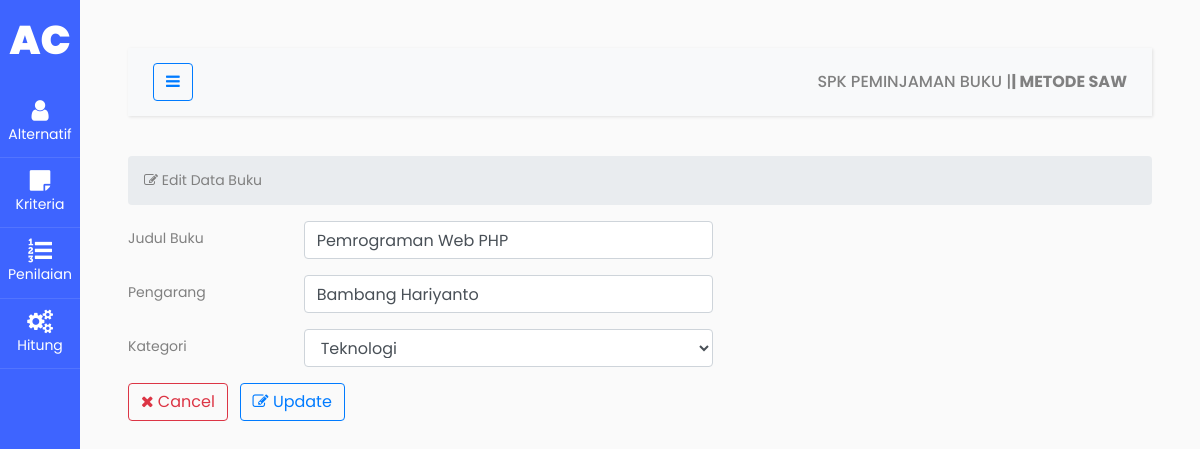
The app's page /edit_buku.php?id_buku=3 with its own data.
### tables this page shows
CREATE TABLE buku (
    id_buku INT PRIMARY KEY,
    judul_buku VARCHAR(150) NOT NULL,
    pengarang VARCHAR(100) NOT NULL,
    penerbit VARCHAR(100) NOT NULL,
    tahun_terbit YEAR NOT NULL,
    kategori VARCHAR(50) NOT NULL,
    jumlah_buku INT NOT NULL
);

### edit_buku.php (the view, shortened to what this page needs)
<!doctype html>
<html lang="en">
<?php include 'components/head.php'; ?>
<body>
<div class="wrapper d-flex align-items-stretch">
<?php include 'components/sidebar.php'; ?>
<div id="content" class="p-4 p-md-5">
<?php include 'components/navbar.php'; ?>
<section id="main-content">
<section class="wrapper">
<div class="row">
  <div class="col-lg-12">
    <ol class="breadcrumb">
      <li><i class="fa fa-edit"></i> Edit Data Buku</li>
    </ol>
  </div>
</div>
<?php
include 'koneksi.php';
$id_buku = (int) $_GET['id_buku'];
?>
<form method="POST">
<?php
$stmt = $conn->prepare("SELECT * FROM buku WHERE id_buku = ?");
$stmt->bind_param("i", $id_buku);
$stmt->execute();
$data = $stmt->get_result();
if ($data->num_rows > 0):
$row = $data->fetch_assoc();
?>
<div class="form-group row">
  <label class="col-sm-2 col-form-label">Judul Buku</label>
  <div class="col-sm-5">
    <input type="text" class="form-control" name="judul_buku"
           value="<?= htmlspecialchars($row['judul_buku']) ?>">
  </div>
</div>
<div class="form-group row">
  <label class="col-sm-2 col-form-label">Pengarang</label>
  <div class="col-sm-5">
    <input type="text" class="form-control" name="pengarang"
           value="<?= htmlspecialchars($row['pengarang']) ?>">
  </div>
</div>
<div class="form-group row">
  <label class="col-sm-2 col-form-label">Kategori</label>
  <div class="col-sm-5">
    <select class="form-control" name="kategori">
      <?php
      $kategoriList = ['Pendidikan','Teknologi','Sains','Sosial','Novel','Lainnya'];
      foreach ($kategoriList as $kat):
      ?>
        <option value="<?= $kat ?>" <?= ($row['kategori']==$kat)?'selected':'' ?>>
          <?= $kat ?>
        </option>
      <?php endforeach; ?>
    </select>
  </div>
</div>
<div class="mt-3">
  <a href="index.php" class="btn btn-outline-danger mr-2">
    <i class="fa fa-close"></i> Cancel
  </a>
  <button type="submit" name="edit" class="btn btn-outline-primary">
    <i class="fa fa-edit"></i> Update
  </button>
</div>
<?php endif; ?>
</form>
</section>
</section>
</div>
</div>
</body>
</html>

### records on screen
buku: judul_buku "Pemrograman Web PHP", pengarang "Bambang Hariyanto", kategori "Teknologi"
